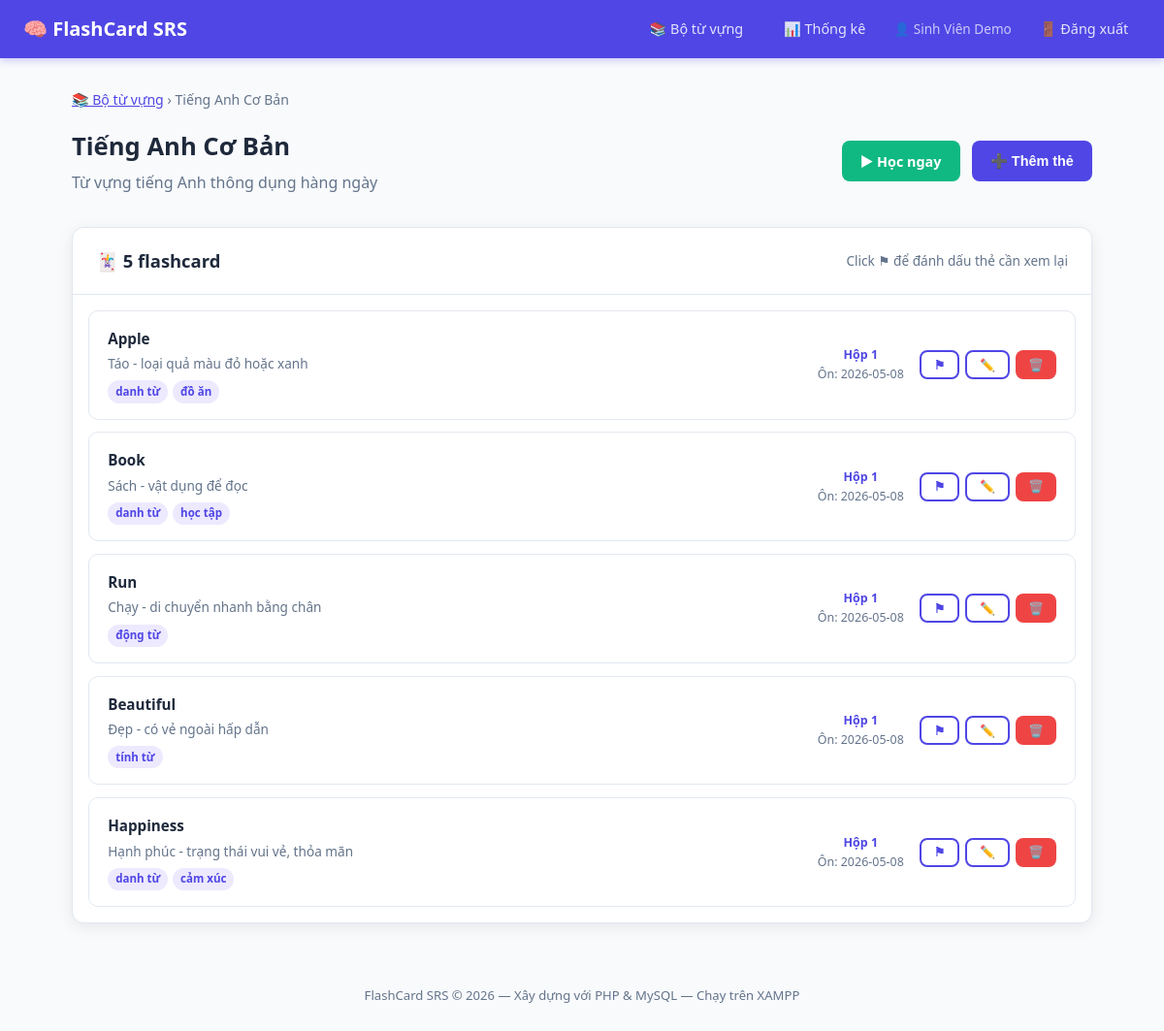
Screenshot of /cards.php?set_id=1 (signed in) with the database file from the repository.
### tables this page shows
CREATE TABLE Vocabulary_Sets (
    set_id      INT AUTO_INCREMENT PRIMARY KEY,
    user_id     INT NOT NULL,
    title       VARCHAR(200) NOT NULL,
    description TEXT,
    created_at  DATETIME DEFAULT CURRENT_TIMESTAMP,
    FOREIGN KEY (user_id) REFERENCES Users(user_id) ON DELETE CASCADE
);

CREATE TABLE Flashcards (
    card_id     INT AUTO_INCREMENT PRIMARY KEY,
    set_id      INT NOT NULL,
    front_text  TEXT NOT NULL,
    back_text   TEXT NOT NULL,
    tags        VARCHAR(255) DEFAULT '',
    is_flagged  TINYINT(1) DEFAULT 0,
    created_at  DATETIME DEFAULT CURRENT_TIMESTAMP,
    FOREIGN KEY (set_id) REFERENCES Vocabulary_Sets(set_id) ON DELETE CASCADE
);

### cards.php (the view, shortened to what this page needs)
<?php
$db     = getDB();
$userId = $_SESSION['user_id'];
$setId  = (int)($_GET['set_id'] ?? 0);
$stmt = $db->prepare("SELECT * FROM Vocabulary_Sets WHERE set_id = ? AND user_id = ?");
$stmt->execute([$setId, $userId]);
$set  = $stmt->fetch();
$stmt = $db->prepare("
    SELECT f.*,
           COALESCE(s.box_level, 1)           AS box_level,
           COALESCE(s.next_review_date, CURDATE()) AS next_review_date
    FROM Flashcards f
    LEFT JOIN SRS_Schedule s ON s.card_id = f.card_id AND s.user_id = ?
    WHERE f.set_id = ?
    ORDER BY f.is_flagged DESC, f.created_at DESC
");
$stmt->execute([$userId, $setId]);
$cards = $stmt->fetchAll();
$pageTitle = htmlspecialchars($set['title']);
include __DIR__ . '/views/header.php';
?>
<div class="container">
    <p style="margin-bottom:1rem; font-size:0.88rem; color:var(--text-muted);">
        <a href="/flashcard/dashboard.php" style="color:var(--primary);">📚 Bộ từ vựng</a>
        &rsaquo; <?= htmlspecialchars($set['title']) ?>
    </p>
    <div class="page-header">
        <div>
            <h1><?= htmlspecialchars($set['title']) ?></h1>
            <?php if ($set['description']): ?>
                <p style="color:var(--text-muted); margin-top:0.3rem;">
                    <?= htmlspecialchars($set['description']) ?>
                </p>
            <?php endif; ?>
        </div>
        <div style="display:flex; gap:0.75rem; flex-wrap:wrap;">
            <?php if (!empty($cards)): ?>
                <a href="/flashcard/study.php?set_id=<?= $setId ?>"
                   class="btn btn-success">▶ Học ngay</a>
            <?php endif; ?>
            <button class="btn btn-primary" onclick="openAddCard()">➕ Thêm thẻ</button>
        </div>
    </div>
    <?php if (empty($cards)): ?>
        <div class="empty-state">
            <div class="empty-icon">🃏</div>
            <h3>Chưa có thẻ nào trong bộ này</h3>
            <p>Thêm flashcard đầu tiên để bắt đầu học!</p>
            <button class="btn btn-primary" style="margin-top:1rem" onclick="openAddCard()">
                ➕ Thêm thẻ
            </button>
        </div>
    <?php else: ?>
        <div class="card">
            <div class="card-header">
                <h2>🃏 <?= count($cards) ?> flashcard</h2>
                <span style="font-size:0.85rem; color:var(--text-muted);">
                    Click ⚑ để đánh dấu thẻ cần xem lại
                </span>
            </div>
            <div class="card-body" style="padding:1rem;">
                <div class="flashcard-list">
                    <?php foreach ($cards as $card): ?>
                        <div class="flashcard-item <?= $card['is_flagged'] ? 'flagged' : '' ?>"
                             id="card-row-<?= $card['card_id'] ?>">
                            <div class="flashcard-texts">
                                <div class="front">
                                    <?= htmlspecialchars($card['front_text']) ?>
                                </div>
                                <div class="back">
                                    <?= htmlspecialchars($card['back_text']) ?>
                                </div>
                                <?php if ($card['tags']): ?>
                                    <div class="flashcard-tags">
                                        <?php foreach (explode(',', $card['tags']) as $tag): ?>
                                            <span class="tag"><?= htmlspecialchars(trim($tag)) ?></span>
                                        <?php endforeach; ?>
                                    </div>
                                <?php endif; ?>
                            </div>
                            <div style="text-align:center; min-width:80px; font-size:0.78rem; color:var(--text-muted);">
                                <div style="font-weight:700; color:var(--primary);">Hộp <?= $card['box_level'] ?></div>
                                <div>Ôn: <?= $card['next_review_date'] ?></div>
                            </div>
                            <div style="display:flex; gap:0.4rem; flex-shrink:0;">
                                <button class="btn btn-outline btn-sm"
                                    title="<?= $card['is_flagged'] ? 'Bỏ đánh dấu' : 'Đánh dấu cần xem lại' ?>"
                                    onclick="toggleFlag(<?= $card['card_id'] ?>, this)">
                                    <?= $card['is_flagged'] ? '🚩' : '⚑' ?>
                                </button>
                                <button class="btn btn-outline btn-sm"
                                    onclick="openEditCard(<?= htmlspecialchars(json_encode([
                                        'card_id'    => $card['card_id'],
                                        'front_text' => $card['front_text'],
                                        'back_text'  => $card['back_text'],
                                        'tags'       => $card['tags']
                                    ])) ?>)">✏️</button>
                                <button class="btn btn-danger btn-sm"
                                    onclick="deleteCard(<?= $card['card_id'] ?>)">🗑️</button>
                            </div>
                        </div>
                    <?php endforeach; ?>
                </div>
            </div>
        </div>
    <?php endif; ?>
</div>
<?php include __DIR__ . '/views/footer.php'; ?>

### views/header.php (shortened to what this page needs)
<!DOCTYPE html>
<html lang="vi">
<head>
    <link rel="stylesheet" href="/flashcard/assets/style.css">
</head>
<body>
<header class="navbar">
    <a href="/flashcard/dashboard.php" class="logo">
        🧠 FlashCard SRS
    </a>
    <nav>
        <a href="/flashcard/dashboard.php" <?= ($pageTitle === 'Dashboard') ? 'class="active"' : '' ?>>
            📚 Bộ từ vựng
        </a>
        <a href="/flashcard/stats.php" <?= ($pageTitle === 'Thống kê') ? 'class="active"' : '' ?>>
            📊 Thống kê
        </a>
        <span style="color:rgba(255,255,255,0.7); font-size:0.85rem;">
            👤 <?= htmlspecialchars($_SESSION['full_name'] ?? $_SESSION['email'] ?? '') ?>
        </span>
        <a href="/flashcard/api/logout.php">🚪 Đăng xuất</a>
    </nav>
</header>

### views/footer.php (shortened to what this page needs)
<footer style="text-align:center; padding: 2rem; color: var(--text-muted); font-size:0.82rem; margin-top:auto;">
    FlashCard SRS &copy; <?= date('Y') ?> &mdash; Xây dựng với PHP &amp; MySQL &mdash; Chạy trên XAMPP
</footer>
</body>
</html>

### assets/style.css (style rules this page uses)
*, *::before, *::after { box-sizing: border-box; margin: 0; padding: 0; }
:root { --primary: #4F46E5; --primary-dk: #3730A3; --secondary: #10B981; --danger: #EF4444; --warning: #F59E0B; --info: #3B82F6; --bg: #F8FAFC; --card-bg: #FFFFFF; --text: #1E293B; --text-muted: #64748B; --border: #E2E8F0; --shadow: 0 4px 16px rgba(0,0,0,0.08); --radius: 12px; --transition: 0.3s ease; }
body { font-family: 'Segoe UI', system-ui, -apple-system, sans-serif; background: var(--bg); color: var(--text); line-height: 1.6; min-height: 100vh; }
.navbar { background: var(--primary); color: white; padding: 0 1.5rem; display: flex; align-items: center; justify-content: space-between; height: 60px; box-shadow: 0 2px 8px rgba(79,70,229,0.3); position: sticky; top: 0; z-index: 100; }
.navbar .logo { font-size: 1.25rem; font-weight: 700; text-decoration: none; color: white; display: flex; align-items: center; gap: 0.5rem; }
.navbar nav { display: flex; align-items: center; gap: 1rem; }
.navbar nav a { color: rgba(255,255,255,0.85); text-decoration: none; font-size: 0.9rem; padding: 0.4rem 0.8rem; border-radius: 6px; transition: background var(--transition); }
.container { max-width: 1100px; margin: 0 auto; padding: 2rem 1.5rem; }
.btn { display: inline-flex; align-items: center; gap: 0.4rem; padding: 0.6rem 1.2rem; border: none; border-radius: 8px; font-size: 0.9rem; font-weight: 600; cursor: pointer; text-decoration: none; transition: all var(--transition); }
.btn-primary { background: var(--primary); color: white; }
.btn-success { background: var(--secondary); color: white; }
.btn-danger { background: var(--danger); color: white; }
.btn-outline { background: transparent; color: var(--primary); border: 2px solid var(--primary); }
.btn-sm { padding: 0.35rem 0.8rem; font-size: 0.8rem; }
.card { background: var(--card-bg); border-radius: var(--radius); box-shadow: var(--shadow); border: 1px solid var(--border); overflow: hidden; }
.card-header { padding: 1.2rem 1.5rem; border-bottom: 1px solid var(--border); display: flex; align-items: center; justify-content: space-between; gap: 1rem; }
.card-header h2 { font-size: 1.15rem; color: var(--text); }
.card-body { padding: 1.5rem; }
.page-header { display: flex; align-items: center; justify-content: space-between; margin-bottom: 2rem; gap: 1rem; flex-wrap: wrap; }
.page-header h1 { font-size: 1.6rem; color: var(--text); }
.flashcard-list { display: flex; flex-direction: column; gap: 0.8rem; }
.flashcard-item { background: white; border: 1px solid var(--border); border-radius: 10px; padding: 1rem 1.2rem; display: flex; align-items: center; gap: 1rem; transition: border-color var(--transition); }
.flashcard-texts { flex-grow: 1; }
.flashcard-texts .front { font-weight: 600; font-size: 0.95rem; }
.flashcard-texts .back { color: var(--text-muted); font-size: 0.85rem; margin-top: 0.2rem; }
.flashcard-tags { display: flex; gap: 0.3rem; flex-wrap: wrap; margin-top: 0.4rem; }
.tag { background: #EDE9FE; color: var(--primary); padding: 0.15rem 0.5rem; border-radius: 100px; font-size: 0.72rem; font-weight: 600; }

### rows the page displays
vocabulary_sets: title "Tiếng Anh Cơ Bản", description "Từ vựng tiếng Anh thông dụng hàng ngày"
flashcards: front_text "Apple", back_text "Táo - loại quả màu đỏ hoặc xanh", tags "danh từ", tags "đồ ăn", box_level "1", next_review_date "2026-05-08"
flashcards: front_text "Book", back_text "Sách - vật dụng để đọc", tags "danh từ", tags "học tập", box_level "1", next_review_date "2026-05-08"
flashcards: front_text "Run", back_text "Chạy - di chuyển nhanh bằng chân", tags "động từ", box_level "1", next_review_date "2026-05-08"
flashcards: front_text "Beautiful", back_text "Đẹp - có vẻ ngoài hấp dẫn", tags "tính từ", box_level "1", next_review_date "2026-05-08"
flashcards: front_text "Happiness", back_text "Hạnh phúc - trạng thái vui vẻ, thỏa mãn", tags "danh từ", tags "cảm xúc", box_level "1", next_review_date "2026-05-08"

### other values shown
$_SESSION['full_name'] "Sinh Viên Demo"
count($cards) "5"
